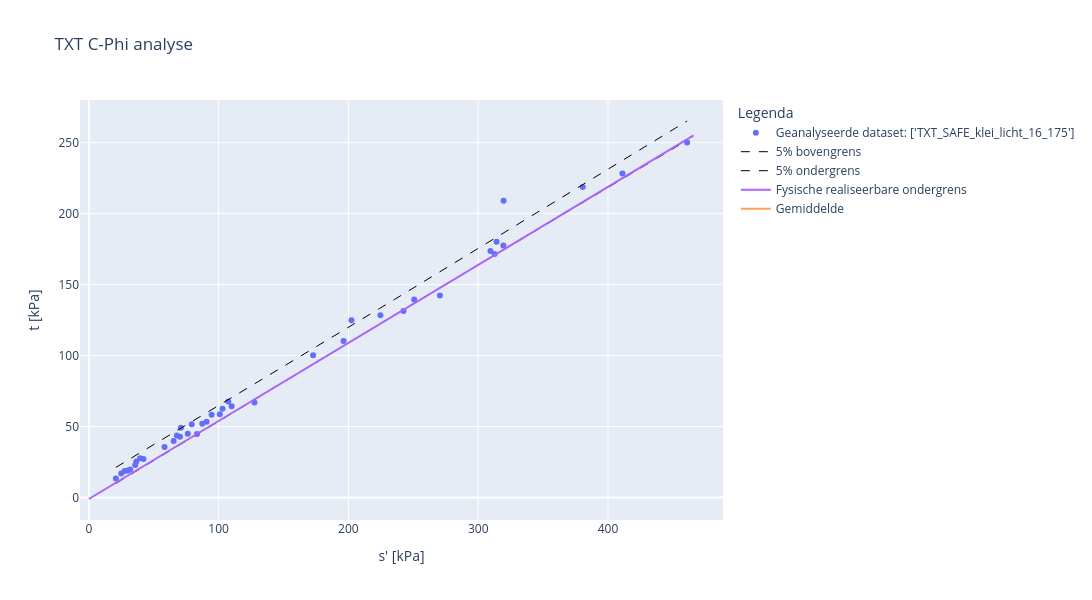

Source (notebook cell):
### Code cell
#voer C-phi analyse uit met invoer
analyse = CPhiAnalyse(dbase=dbase, investigation_groups=[dropdown_verzameling_txt.value], effective_stress= dropdown_rekpercentage.value,
                      analysis_type='TXT_CPhi')

analyse.apply_parameters(cohesie_gem = PV_A1_COH_GEM_handmatig)
analyse.apply_parameters(phi_kar = PV_A2_PHI_KAR_handmatig)
analyse.apply_parameters(cohesie_kar = PV_A1_COH_KAR_handmatig)

analyse.apply_settings(material_factor_cohesion = PV_PARTCOH) 
analyse.apply_settings(material_factor_tan_phi = PV_PARTPHI) 

analyse.apply_settings(alpha = PV_TYPEVERZAMELING)

#Voer 
analyse._run()
analyse.show_figure()

# Bestandspad samenstellen: gekozen map + bestandsnaam
bestand_naam = f"{selected_directory}/c_phi_data_geforceerd.xlsx"
# Dataframe tussenstappen
df = analyse.cphi_analyses_data_df

# Exporteer DataFrame naar Excel
df.to_excel(bestand_naam, index=False)

### Figure 1 — Plotly figure (JSON) as saved in the notebook; plotly's stock layout.template omitted (floating-point values rounded to 4 significant figures)
{"data": [{"hoverinfo": "text", "mode": "markers", "name": "Geanalyseerde dataset: ['TXT_SAFE_klei_licht_16_175']", "text": ["1201.0_AW208.+124_B_BIK_M017-a", "1224.0_AW215.+116_B_BIK_M011-a", "1277.0_AW216.+198_B_BIK_M027-b", "1400.0_AW299.+003_B_BIT_M012-a", "1502.0_VY021.+018_B_BUK_M018-a", "1511.0_VY021.+018_B_BUK_M024-a", "1574.0_AW298.+178_B_BIK_14-b", "1623.0_VY010.+135_B_BIK_26", "1624.0_VY010.+135_B_BIK_27", "1688.0_VY021.+019_B_BIT_19", "1743.0_VY053.+108_B_BUK_21", "1744.0_VY053.+108_B_BUK_22", "1767.0_VY093.+135_B_BUK_17", "1784.0_VY093.+142_B_AL_7", "1787.0_VY093.+142_B_AL_9-b", "2238.0_VY004.+186_B_MBIB_mo-14a", "2450.0_VY050.+179_B_BIK_mo-23a", "2472.0_VY050.+179_B_BIT_mo-15a", "2529.0_VY050.+179_B_MBIB_mo-22a", "2537.0_VY059.+001_B_BIT_mo-07a", "2555.0_VY059.+002_B_BIK_mo-18a", "2690.0_VY079.+066_B_AL_mo-05a", "2691.0_VY079.+066_B_AL_mo-06a", "2746.0_VY079.+091_B_BIK_mo-18a", "2756.0_VY079.+091_B_BIT_mo-03a", "2976.0_VY022.+188_B_BIT_M014-b", "2982.0_VY022.+188_B_BIT_M018-a", "3152.0_VY032.+004_B_BIT_M008-a", "3176.0_VY032.+003_B_AL_M007-a", "3182.0_VY032.+003_B_AL_M012-a", "3743.0_AW207.+162_B_BIK_mo-22", "3824.0_AW213.+167_B_BIK_mo-32", "3859.0_AW213.+167_B_BIT_mo-31", "3911.0_AW217.+083_B_AL_mo-22", "3952.0_AW217.+084_B_BIK_mo-34", "3978.0_AW217.+084_B_BIT_mo-21", "3991.0_AW217.+084_B_BIT_mo-34", "4004.0_AW230.+080_B_AL_mo-06", "4072.0_AW230.+082_B_BIT_mo-13", "4199.0_AW240.+027_B_BIK_mo-15"], "type": "scatter", "x": [103.0, 196.3, 94.59, 35.7, 90.71, 172.8, 79.28, 107.4, 202.3, 58.33, 312.6, 127.6, 100.9, 24.93, 70.91, 319.5, 87.39, 42.08, 65.33, 250.7, 461.0, 76.21, 27.59, 242.4, 29.98, 67.84, 31.84, 39.47, 36.58, 83.33, 380.6, 270.5, 309.4, 110.0, 411.1, 319.4, 314.1, 20.84, 70.23, 224.7], "y": [62.56, 110.2, 58.31, 22.88, 53.42, 100.3, 51.57, 67.56, 124.9, 35.63, 171.5, 66.86, 58.73, 16.92, 49.13, 209.1, 51.99, 27.08, 39.83, 139.5, 250.1, 44.91, 18.59, 131.4, 18.98, 43.64, 19.78, 27.63, 25.38, 44.76, 218.8, 142.3, 173.7, 64.23, 228.2, 177.6, 180.1, 13.34, 42.73, 128.5]}, {"line": {"color": "black", "dash": "dash", "width": 1}, "mode": "lines", "name": "5% bovengrens", "type": "scatter", "x": [20.84, 32.13, 43.41, 54.7, 65.98, 77.27, 88.55, 99.84, 111.1, 122.4, 133.7, 145.0, 156.3, 167.5, 178.8, 190.1, 201.4, 212.7, 224.0, 235.3, 246.5, 257.8, 269.1, 280.4, 291.7, 303.0, 314.3, 325.5, 336.8, 348.1, 359.4, 370.7, 382.0, 393.2, 404.5, 415.8, 427.1, 438.4, 449.7, 461.0], "y": [21.22, 27.41, 33.6, 39.79, 45.98, 52.18, 58.39, 64.6, 70.81, 77.02, 83.24, 89.47, 95.7, 101.9, 108.2, 114.4, 120.7, 126.9, 133.2, 139.4, 145.7, 151.9, 158.2, 164.5, 170.8, 177.0, 183.3, 189.6, 195.9, 202.2, 208.5, 214.8, 221.1, 227.4, 233.7, 240.0, 246.3, 252.6, 259.0, 265.3]}, {"line": {"color": "black", "dash": "dash", "width": 1}, "mode": "lines", "name": "5% ondergrens", "type": "scatter", "x": [20.84, 32.13, 43.41, 54.7, 65.98, 77.27, 88.55, 99.84, 111.1, 122.4, 133.7, 145.0, 156.3, 167.5, 178.8, 190.1, 201.4, 212.7, 224.0, 235.3, 246.5, 257.8, 269.1, 280.4, 291.7, 303.0, 314.3, 325.5, 336.8, 348.1, 359.4, 370.7, 382.0, 393.2, 404.5, 415.8, 427.1, 438.4, 449.7, 461.0], "y": [9.902, 16.18, 22.45, 28.71, 34.97, 41.23, 47.49, 53.74, 59.98, 66.22, 72.46, 78.7, 84.93, 91.15, 97.37, 103.6, 109.8, 116.0, 122.2, 128.4, 134.6, 140.8, 147.0, 153.2, 159.4, 165.5, 171.7, 177.9, 184.1, 190.2, 196.4, 202.5, 208.7, 214.8, 221.0, 227.1, 233.3, 239.4, 245.6, 251.7]}, {"mode": "lines", "name": "Fysische realiseerbare ondergrens", "type": "scatter", "x": [0, 466.0], "y": [-1.07, 255.2]}, {"mode": "lines", "name": "Gemiddelde", "type": "scatter", "x": [25.84, 466.0], "y": [[18.32], [261.3]]}], "layout": {"height": 600, "legend": {"title": {"text": "Legenda"}}, "title": {"text": "TXT C-Phi analyse"}, "width": 1200, "xaxis": {"title": {"text": "s' [kPa]"}}, "yaxis": {"title": {"text": "t [kPa]"}}}}
